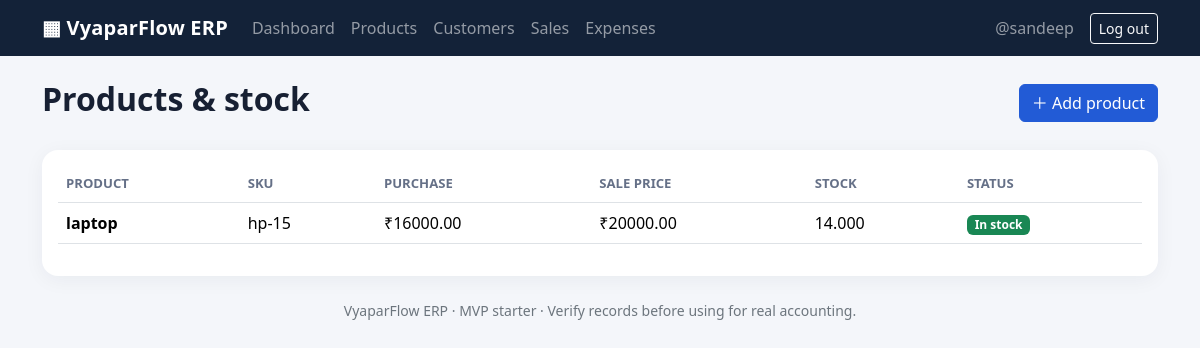
The page /products/ (signed in) on the database its author committed.
### core/models.py (models this page shows, shortened)
class Product(models.Model):
    shop = models.ForeignKey(Shop, on_delete=models.CASCADE, related_name="products")
    name = models.CharField(max_length=150)
    sku = models.CharField(max_length=50, blank=True)
    purchase_price = models.DecimalField(max_digits=12, decimal_places=2, default=0, validators=[MinValueValidator(Decimal("0"))])
    selling_price = models.DecimalField(max_digits=12, decimal_places=2, validators=[MinValueValidator(Decimal("0"))])
    stock_quantity = models.DecimalField(max_digits=12, decimal_places=3, default=0, validators=[MinValueValidator(Decimal("0"))])
    low_stock_limit = models.DecimalField(max_digits=12, decimal_places=3, default=5, validators=[MinValueValidator(Decimal("0"))])
    created_at = models.DateTimeField(auto_now_add=True)
    class Meta:
        ordering = ["name"]

### core/views.py (the view)
# urls.py: path("products/", views.products, name="products"),
@login_required
def products(request):
    shop = get_shop(request.user)
    return render(request, "products/list.html", {"shop": shop, "products": Product.objects.filter(shop=shop)})

### core/views.py (called while the page is built)
def get_shop(user):
    return Shop.objects.filter(owner=user).first()

### templates/products/list.html
{% extends "base.html" %}{% block title %}Products · VyaparFlow{% endblock %}{% block content %}
<div class="d-flex justify-content-between align-items-center mb-4"><h1 class="h2 page-title">Products & stock</h1><a class="btn btn-primary" href="{% url 'add_product' %}">＋ Add product</a></div>
<div class="card p-3"><div class="table-responsive"><table class="table table-hover align-middle"><thead><tr><th>Product</th><th>SKU</th><th>Purchase</th><th>Sale price</th><th>Stock</th><th>Status</th></tr></thead><tbody>
{% for p in products %}<tr><td class="fw-semibold">{{ p.name }}</td><td>{{ p.sku|default:"—" }}</td><td>₹{{ p.purchase_price }}</td><td>₹{{ p.selling_price }}</td><td>{{ p.stock_quantity }}</td><td>{% if p.stock_quantity <= p.low_stock_limit %}<span class="badge text-bg-warning">Low stock</span>{% else %}<span class="badge text-bg-success">In stock</span>{% endif %}</td></tr>{% empty %}<tr><td colspan="6" class="text-center text-secondary py-5">No products added yet.</td></tr>{% endfor %}</tbody></table></div></div>{% endblock %}

### templates/base.html (shortened to what this page needs)
<!doctype html>
<html lang="en">
<head>
  <link href="https://cdn.jsdelivr.net/npm/bootstrap@5.3.3/dist/css/bootstrap.min.css" rel="stylesheet">
</head>
<body>
<nav class="navbar navbar-expand-lg navbar-dark">
 <div class="container">
  <a class="navbar-brand" href="{% if user.is_authenticated %}{% url 'dashboard' %}{% else %}{% url 'home' %}{% endif %}">▦ VyaparFlow ERP</a>
  <div id="nav" class="collapse navbar-collapse">
   {% if user.is_authenticated %}
   <div class="navbar-nav me-auto">
    <a class="nav-link" href="{% url 'dashboard' %}">Dashboard</a><a class="nav-link" href="{% url 'products' %}">Products</a>
    <a class="nav-link" href="{% url 'customers' %}">Customers</a><a class="nav-link" href="{% url 'sales' %}">Sales</a><a class="nav-link" href="{% url 'expenses' %}">Expenses</a>
   </div>
   <span class="navbar-text me-3">{{ user.username }}</span>
   <form method="post" action="{% url 'logout' %}">{% csrf_token %}<button class="btn btn-outline-light btn-sm">Log out</button></form>
   {% else %}<div class="navbar-nav ms-auto"><a class="nav-link" href="{% url 'login' %}">Login</a><a class="nav-link" href="{% url 'register' %}">Create account</a></div>{% endif %}
  </div>
 </div>
</nav>
<main class="container py-4">
 {% block content %}{% endblock %}
 <footer class="text-center text-secondary small py-4">VyaparFlow ERP · MVP starter · Verify records before using for real accounting.</footer>
</main>
</body></html>

### templates/base.html (style rules this page uses)
body { background:#f4f6fa;color:#172033 }
.navbar { background:#132238 }
.navbar-brand { font-weight:800;letter-spacing:.2px }
.card { border:0;border-radius:16px;box-shadow:0 4px 20px rgba(23,32,51,.05) }
.btn-primary { background:#225bd6;border-color:#225bd6 }
.table thead th { color:#657087;font-size:.82rem;text-transform:uppercase }
.page-title { font-weight:800 }

### rows shown on the page
Product: name "laptop", sku "hp-15", purchase_price "16000.00", selling_price "20000.00", stock_quantity "14.000", low_stock_limit "In stock"

### other values the page prints
{{ user.username }} "@sandeep"
